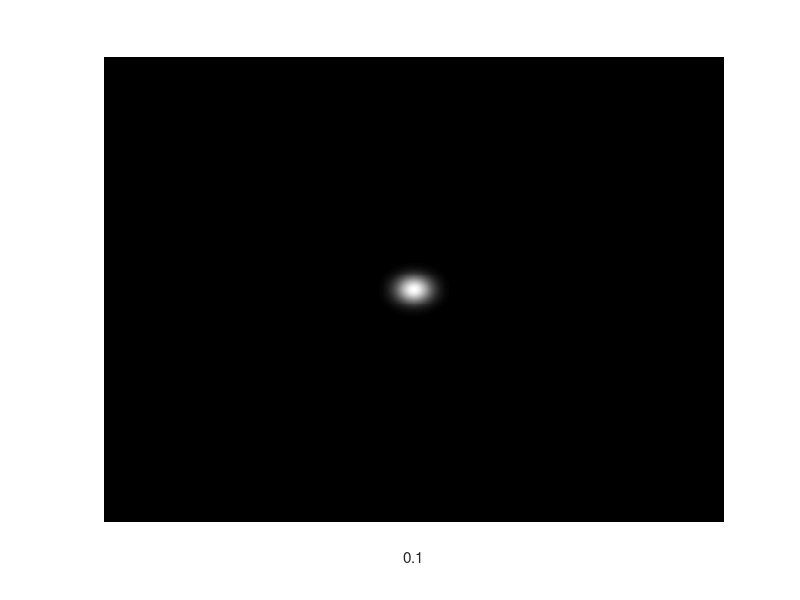
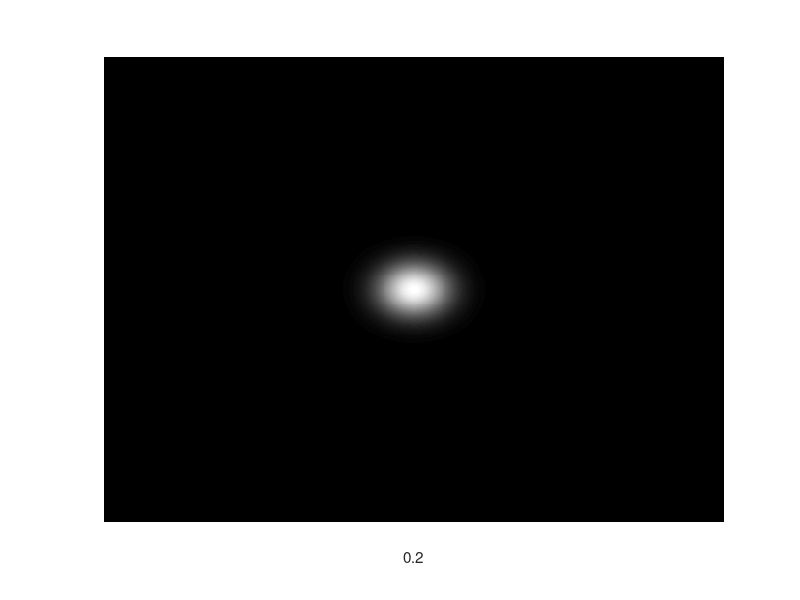
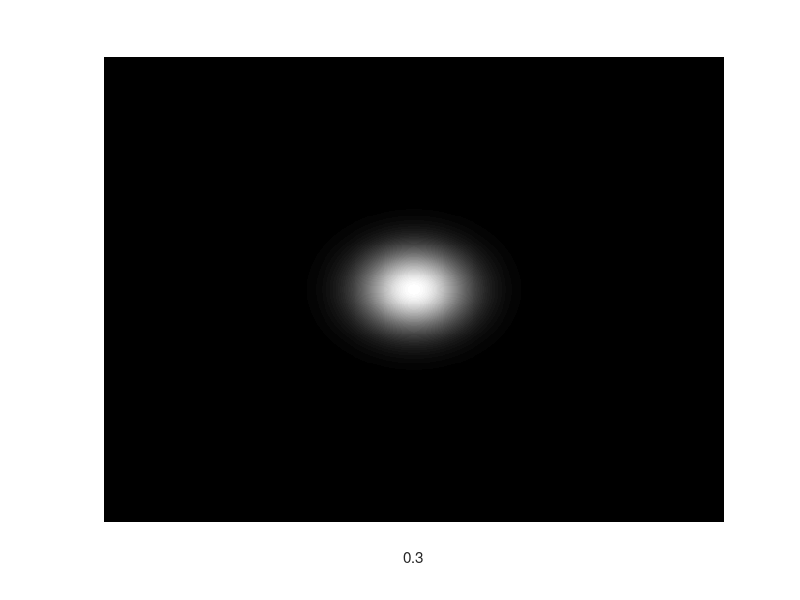
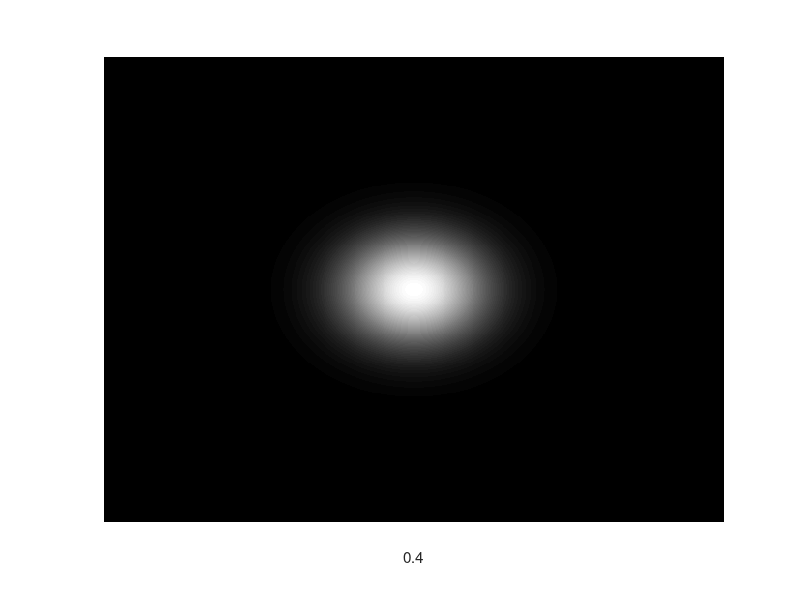

These charts were generated, in order, by the following MATLAB code:
close all
% for visualization of filters
for i = 1:10
normalized_cutoff = i/10;
fudge_factor = 5;
sigma_f = normalized_cutoff/fudge_factor;
sigma_t = 1/(2*pi*sigma_f);
f = fspecial('gaussian', [481 641], sigma_t);
freq_response = fftshift(fft2(f));
figure;
imshow(abs(freq_response));
%imshow(f,[]); %or look at kernel
xlabel(num2str(i/10));
disp(abs(freq_response(round(i/10*240+241), 321)));
end

num_filters = 100;
filterBank = zeros(num_filters,25);
for i = 1:100
normalized_cutoff = i/100;
sigma_f = normalized_cutoff/fudge_factor;
sigma_t = 1/(2*pi*sigma_f);
f = fspecial('gaussian', [25 25], sigma_t);
[U,S,V] = svd(f);
v = U(:,1)*sqrt(S(1,1));
h = V(:,1)'*sqrt(S(1,1));
filterBank(i,:) = v;
end
save filterBank filterBank;